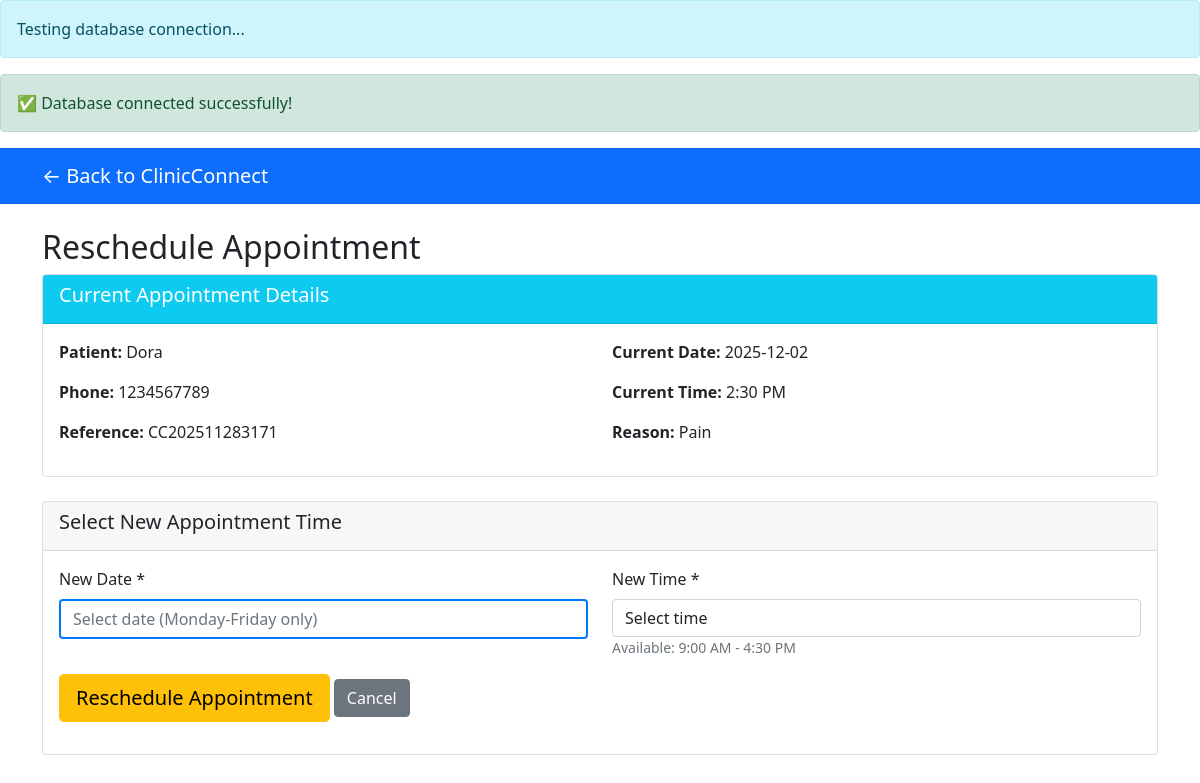
The app's page /booking/schedule.php?ref=CC202511283171, older data.
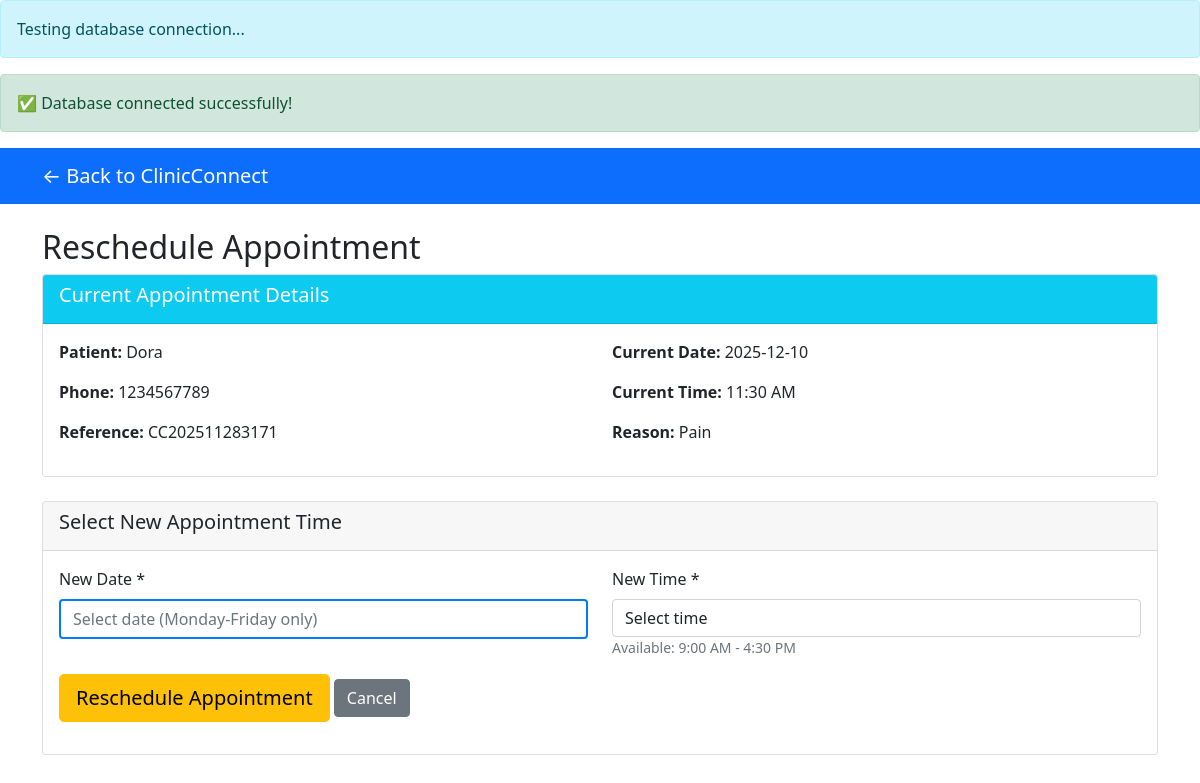
The same page, newer data.
### tables this page shows
CREATE TABLE `appointments` (
  `id` int(11) NOT NULL,
  `patient_name` varchar(255) NOT NULL,
  `patient_email` varchar(255) DEFAULT NULL,
  `patient_phone` varchar(20) DEFAULT NULL,
  `appointment_date` date NOT NULL,
  `appointment_time` time NOT NULL,
  `reason` text DEFAULT NULL,
  `status` varchar(20) DEFAULT 'booked',
  `booking_reference` varchar(50) DEFAULT NULL,
  `created_at` timestamp NOT NULL DEFAULT current_timestamp(),
  `reminder_sent` tinyint(1) DEFAULT 0,
  `reminder_sent_at` datetime DEFAULT NULL
);

### booking/schedule.php (the view, shortened to what this page needs)
<?php
include '../includes/config.php';
$appointment = null;
if (isset($_GET['ref'])) {
    $booking_ref = $_GET['ref'];
    $stmt = $pdo->prepare("SELECT * FROM appointments WHERE booking_reference = ? AND status = 'booked'");
    $stmt->execute([$booking_ref]);
    $appointment = $stmt->fetch();
} else {
    $error_message = "<div class='alert alert-danger'>No booking reference provided.</div>";
}
?>
<!DOCTYPE html>
<html lang="en">
<head>
    <link href="https://cdn.jsdelivr.net/npm/bootstrap@5.1.3/dist/css/bootstrap.min.css" rel="stylesheet">
    <link rel="stylesheet" href="https://cdn.jsdelivr.net/npm/flatpickr/dist/flatpickr.min.css">
</head>
<body>
    <nav class="navbar navbar-expand-lg navbar-dark bg-primary">
        <div class="container">
            <a class="navbar-brand" href="../index.php">← Back to ClinicConnect</a>
        </div>
    </nav>
    <div class="container mt-4">
        <h2>Reschedule Appointment</h2>
        <?php if ($appointment): ?>
        <div class="card">
            <div class="card-header bg-info text-white">
                <h5>Current Appointment Details</h5>
            </div>
            <div class="card-body">
                <div class="row">
                    <div class="col-md-6">
                        <p><strong>Patient:</strong> <?= htmlspecialchars($appointment['patient_name']); ?></p>
                        <p><strong>Phone:</strong> <?= htmlspecialchars($appointment['patient_phone']); ?></p>
                        <p><strong>Reference:</strong> <?= $appointment['booking_reference']; ?></p>
                    </div>
                    <div class="col-md-6">
                        <p><strong>Current Date:</strong> <?= $appointment['appointment_date']; ?></p>
                        <p><strong>Current Time:</strong> <?= date('g:i A', strtotime($appointment['appointment_time'])); ?></p>
                        <p><strong>Reason:</strong> <?= htmlspecialchars($appointment['reason']); ?></p>
                    </div>
                </div>
            </div>
        </div>
        <div class="card mt-4">
            <div class="card-header">
                <h5>Select New Appointment Time</h5>
            </div>
            <div class="card-body">
                <form method="POST">
                    <div class="row">
                        <div class="col-md-6">
                            <div class="mb-3">
                                <label class="form-label">New Date *</label>
                                <input type="text"
                                       name="appointment_date"
                                       class="form-control calendar-input"
                                       required
                                       id="appointmentDate"
                                       placeholder="Select date (Monday-Friday only)"
                                       readonly>
                            </div>
                        </div>
                        <div class="col-md-6">
                            <div class="mb-3">
                                <label class="form-label">New Time *</label>
                                <select name="appointment_time" class="form-control" required>
                                    <option value="">Select time</option>
                                </select>
                                <small class="text-muted">Available: 9:00 AM - 4:30 PM</small>
                            </div>
                        </div>
                    </div>
                    <button type="submit" name="reschedule_appointment" value="1" class="btn btn-warning btn-lg">Reschedule Appointment</button>
                    <a href="../index.php" class="btn btn-secondary">Cancel</a>
                </form>
            </div>
        </div>
        <?php endif; ?>
    </div>
</body>
</html>

Row changes from the older to the newer data that the page shows:
changed appointments "Dora": appointment_date "2025-12-02" → "2025-12-10"; appointment_time "2:30 PM" → "11:30 AM"
